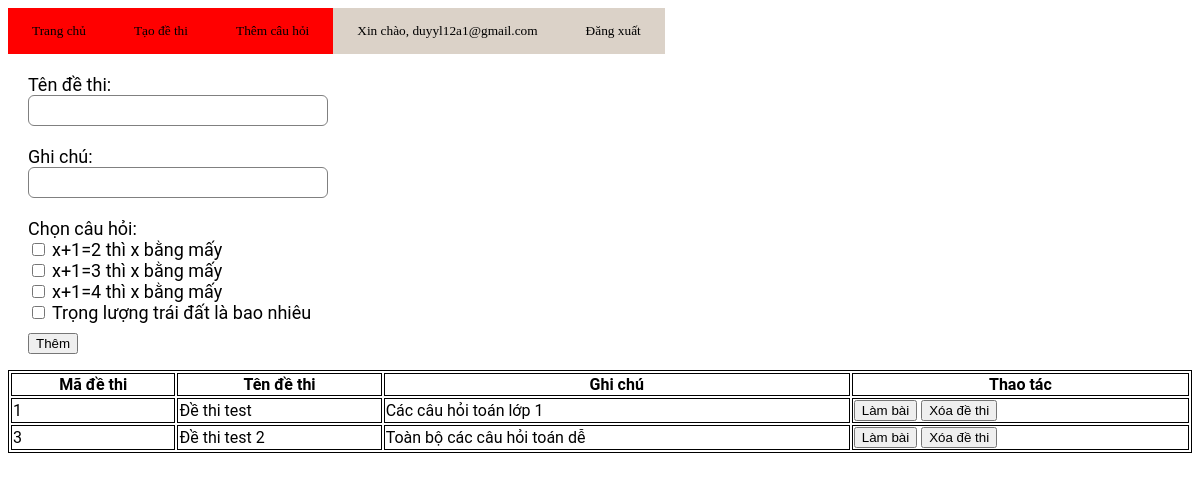
/add_dethi.php (signed in), run on the app's committed database.
### tables this page shows
CREATE TABLE `cauhoi` (
  `MACAUHOI` int(11) NOT NULL,
  `NOIDUNGCAUHOI` text NOT NULL,
  `MUCDO` text NOT NULL
);

CREATE TABLE `dethi` (
  `iddethi` int(11) NOT NULL,
  `tendethi` text NOT NULL,
  `ghichu` text NOT NULL
);

### add_dethi.php (the view, shortened to what this page needs)
<?php
    require_once "database.php";
    $sql = "SELECT * FROM `cauhoi`";
    $result = $mysqli->query($sql);
    $sql_dethi = "SELECT * FROM `dethi`";
    $result2 = $mysqli->query($sql_dethi);
?>
<html>
    <head>
        <link rel="stylesheet" href="Css/style.css" />
    </head>
    <div id='menu-bar'>
        <a href = 'index.php'><button class="nut-bam"> Trang chủ </button></a><br/>
        <a href = 'add_dethi.php'><button class="nut-bam"> Tạo đề thi</button></a><br/>
        <a href = 'add_cauhoi.php'><button class="nut-bam"> Thêm câu hỏi</button></a><br/>
        <a><button id='welcome' class="nut-bam">Xin chào, <?php echo $_SESSION['email']; ?></button></a>
        <a href = 'logout.php'><button id ='welcome' class="nut-bam"> Đăng xuất </button></a><br/>
    </div>
    <body>
    <form method = "POST" action ="add_dethi.php">
        <label>Tên đề thi: </label>
        <input type ="text" name = "tendethi">
        <label>Ghi chú: </label>
        <input type ="text" name = "ghichu">
        <label>Chọn câu hỏi: </label>
        <?php
            if (mysqli_num_rows($result) > 0){
                while($cauhoi = mysqli_fetch_assoc($result)){
                    echo "<input style='width:auto' type='checkbox' name='ques[]' value='".$cauhoi['MACAUHOI']."'>
                          <label style='display:unset'>".$cauhoi["NOIDUNGCAUHOI"]."</label><br>";
                }
            }
        ?>
		<button style="margin-top:10px;" name='submit' type = "submit">Thêm</button></a><br/>
    </form>
            <table style="width:100%">
                <tr>
                    <th>Mã đề thi</th>
                    <th>Tên đề thi</th>
                    <th>Ghi chú</th>
                    <th>Thao tác</th>
                </tr>
                <?php
                    if (mysqli_num_rows($result2) > 0){
                        while($row = mysqli_fetch_assoc($result2)){
                            echo "<tr>";
                                echo "<td>".$row['iddethi']."</td>";
                                echo "<td>".$row['tendethi']."</td>";
                                echo "<td>".$row['ghichu']."</td>";
                                echo "<td><a href='exam.php?iddethi=".$row['iddethi']."'><button>Làm bài</button></a>  <a href='xoa_dethi.php?iddethi=".$row['iddethi']."'><button>Xóa đề thi</button></a></td>";
                            echo "</tr>";
                        }
                    }
                    ?>
            </table>
    <body>
</html>

### Css/style.css (style rules this page uses)
body { background-color: rgb(255, 255, 255); font-family: "Roboto", sans-serif; }
form { width: 300px; margin-left: 20px; }
form label { display: flex; margin-top: 20px; font-size: 18px; }
form input { width: 100%; padding: 7px; border: none; border: 1px solid gray; border-radius: 6px; outline: none; }
.nut-bam { font-family: cursive; border:none; background: rgb(255, 0, 0); color: black;; padding: 15px 24px; cursor: pointer; transition: background 0.1s; }

### add_dethi.php (style rules this page uses)
#menu-bar { width: 100%; padding: 1 em !important; display: flex; backgrond-color: rgb(202, 7, 7); }
#menu-bar #welcome { background: rgb(219, 210, 200) !important; }
table, th, td { border:1px solid black; }

### data on the page
cauhoi: NOIDUNGCAUHOI "x+1=2 thì x bằng mấy"
cauhoi: NOIDUNGCAUHOI "x+1=3 thì x bằng mấy"
cauhoi: NOIDUNGCAUHOI "x+1=4 thì x bằng mấy"
cauhoi: NOIDUNGCAUHOI "Trọng lượng trái đất là bao nhiêu"
dethi: iddethi "1", tendethi "Đề thi test", ghichu "Các câu hỏi toán lớp 1"
dethi: iddethi "3", tendethi "Đề thi test 2", ghichu "Toàn bộ các câu hỏi toán dễ"

### other printed values
$_SESSION['email'] "duyyl12a1@gmail.com"
